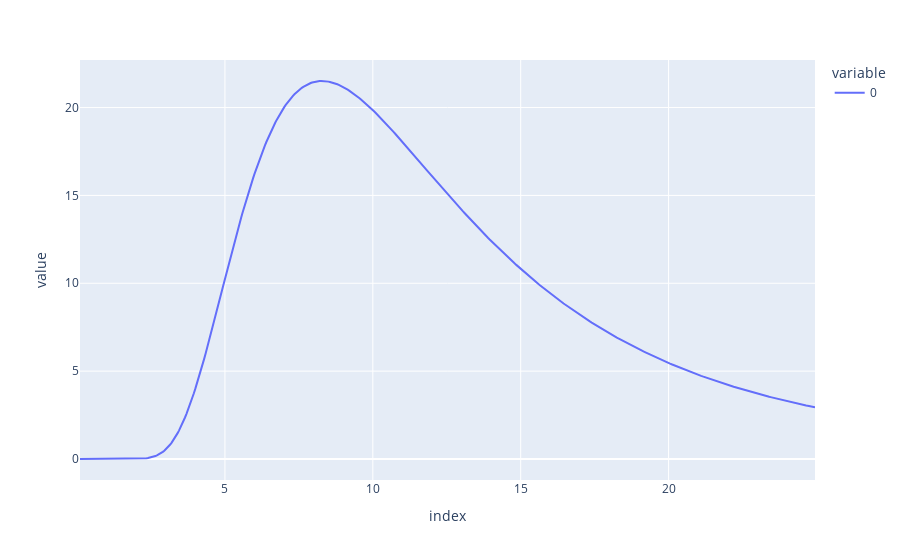

This figure's notebook cell:
### Code cell
px.line(pwr_df)

### Figure 1 — Plotly figure (JSON) as saved in the notebook; plotly's stock layout.template omitted (floating-point values rounded to 4 significant figures; data arrays with more than 128 entries replaced by an {"elided": "..."} marker saying what was removed)
{"data": [{"hovertemplate": "variable=0<br>index=%{x}<br>value=%{y}<extra></extra>", "legendgroup": "0", "line": {"color": "#636efa", "dash": "solid"}, "mode": "lines", "name": "0", "orientation": "v", "showlegend": true, "type": "scatter", "x": {"elided": "498 float values"}, "xaxis": "x", "y": {"elided": "498 float values"}, "yaxis": "y"}], "layout": {"legend": {"title": {"text": "variable"}, "tracegroupgap": 0}, "margin": {"t": 60}, "xaxis": {"anchor": "y", "domain": [0, 1], "title": {"text": "index"}}, "yaxis": {"anchor": "x", "domain": [0, 1], "title": {"text": "value"}}}}
